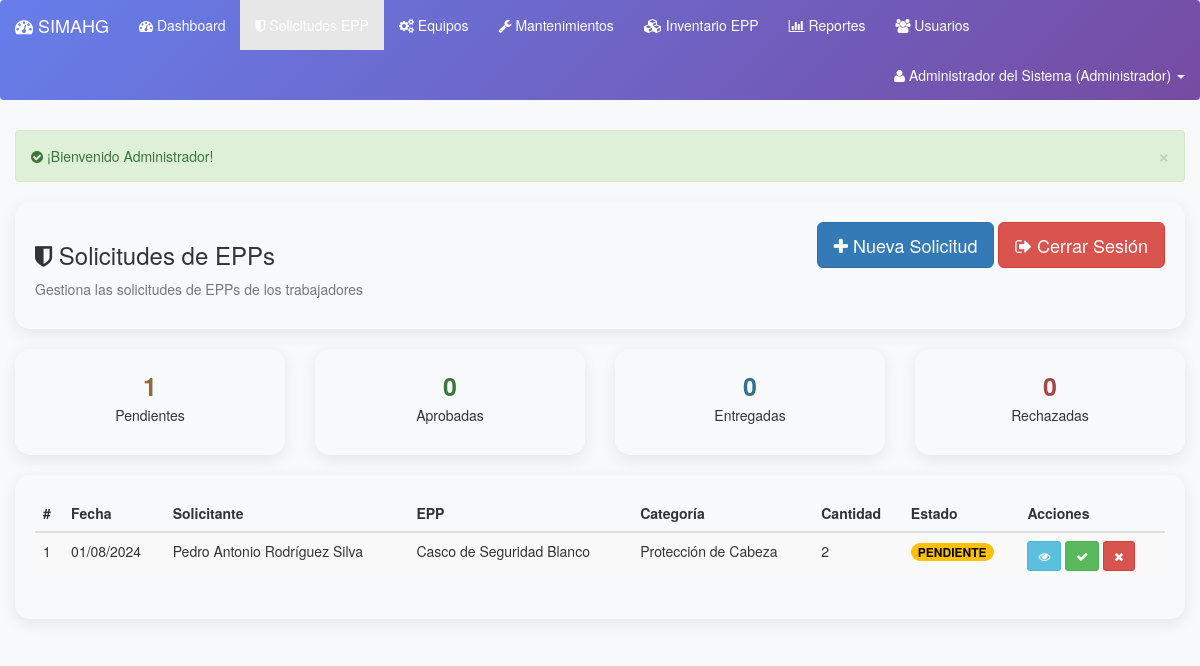
The page /solicitudes_epp.php (signed in) on the database its author committed.
### tables this page shows
CREATE TABLE IF NOT EXISTS `solicitudes_epp` (
  `id` int(11) NOT NULL AUTO_INCREMENT,
  `id_usuario` int(11) NOT NULL COMMENT 'Usuario que solicita el EPP',
  `id_epp` int(11) NOT NULL COMMENT 'EPP solicitado (referencia a epp_items)',
  `cantidad` int(11) NOT NULL,
  `justificacion` text NOT NULL,
  `estado` enum('PENDIENTE','APROBADA','RECHAZADA','ENTREGADA') NOT NULL DEFAULT 'PENDIENTE',
  `id_aprobador` int(11) DEFAULT NULL COMMENT 'Usuario que aprueba/rechaza',
  `fecha_solicitud` timestamp NOT NULL DEFAULT current_timestamp(),
  `fecha_aprobacion` timestamp NULL DEFAULT NULL,
  `fecha_entrega` timestamp NULL DEFAULT NULL,
  `motivo_rechazo` text DEFAULT NULL,
  PRIMARY KEY (`id`),
  KEY `idx_solicitudes_usuario` (`id_usuario`),
  KEY `idx_solicitudes_epp` (`id_epp`),
  KEY `idx_solicitudes_estado` (`estado`),
  CONSTRAINT `fk_solicitudes_usuario` FOREIGN KEY (`id_usuario`) REFERENCES `usuarios` (`id`),
  CONSTRAINT `fk_solicitudes_epp` FOREIGN KEY (`id_epp`) REFERENCES `epp_items` (`id`),
  CONSTRAINT `fk_solicitudes_aprobador` FOREIGN KEY (`id_aprobador`) REFERENCES `usuarios` (`id`)
);

CREATE TABLE `usuarios` (
  `id` int(11) NOT NULL AUTO_INCREMENT,
  `nombre` varchar(100) NOT NULL,
  `apellidos` varchar(150) NOT NULL,
  `email` varchar(150) NOT NULL UNIQUE,
  `usuario` varchar(50) NOT NULL UNIQUE,
  `password` varchar(255) NOT NULL,
  `id_perfil` int(11) NOT NULL,
  `estado` tinyint(1) NOT NULL DEFAULT 1,
  `ultimo_acceso` timestamp NULL DEFAULT NULL,
  `fecha_creacion` timestamp NOT NULL DEFAULT current_timestamp(),
  `fecha_actualizacion` timestamp NOT NULL DEFAULT current_timestamp() ON UPDATE current_timestamp(),
  PRIMARY KEY (`id`),
  FOREIGN KEY (`id_perfil`) REFERENCES `perfiles` (`id`)
);

CREATE TABLE IF NOT EXISTS `epp_items` (
  `id` int(11) NOT NULL AUTO_INCREMENT,
  `codigo` varchar(50) NOT NULL UNIQUE,
  `nombre` varchar(150) NOT NULL,
  `descripcion` text,
  `marca` varchar(100),
  `modelo` varchar(100),
  `talla` varchar(20),
  `color` varchar(50),
  `id_categoria` int(11) NOT NULL,
  `stock_minimo` int(11) DEFAULT 5,
  `stock_actual` int(11) DEFAULT 0,
  `stock_maximo` int(11) DEFAULT 100,
  `costo_unitario` decimal(10,2),
  `proveedor` varchar(150),
  `fecha_vencimiento` date,
  `normas_certificacion` varchar(255),
  `ubicacion_almacen` varchar(100),
  `estado` enum('activo','descontinuado','agotado') NOT NULL DEFAULT 'activo',
  `requiere_entrenamiento` tinyint(1) DEFAULT 0,
  `imagen_url` varchar(255),
  `ficha_tecnica_url` varchar(255),
  `fecha_creacion` timestamp NOT NULL DEFAULT current_timestamp(),
  `fecha_actualizacion` timestamp NOT NULL DEFAULT current_timestamp() ON UPDATE current_timestamp(),
  `creado_por` int(11),
  PRIMARY KEY (`id`),
  FOREIGN KEY (`id_categoria`) REFERENCES `categorias_epp` (`id`),
  FOREIGN KEY (`creado_por`) REFERENCES `usuarios` (`id`)
);

CREATE TABLE IF NOT EXISTS `categorias_epp` (
  `id` int(11) NOT NULL AUTO_INCREMENT,
  `nombre` varchar(100) NOT NULL,
  `descripcion` text,
  `requiere_certificacion` tinyint(1) DEFAULT 0,
  `vida_util_dias` int(11) DEFAULT 365,
  `estado` tinyint(1) NOT NULL DEFAULT 1,
  `fecha_creacion` timestamp NOT NULL DEFAULT current_timestamp(),
  PRIMARY KEY (`id`)
);

### solicitudes_epp.php (the view, shortened to what this page needs)
<?php
require_once 'includes/config_common.php';
$pdo = getDBConnection();
$userId = $_SESSION['user_id'];
$userRole = isset($_SESSION['perfil_nombre']) ? trim($_SESSION['perfil_nombre']) : 'Sin Rol';
if (esOperador()) {
    $stmt = $pdo->prepare("
        SELECT s.*, e.nombre as epp_nombre, e.codigo, c.nombre as categoria,
               u.nombre as solicitante_nombre, u.apellidos as solicitante_apellidos,
               a.nombre as aprobador_nombre
        FROM solicitudes_epp s
        INNER JOIN epp_items e ON s.id_epp = e.id
        LEFT JOIN categorias_epp c ON e.id_categoria = c.id
        INNER JOIN usuarios u ON s.id_usuario = u.id
        LEFT JOIN usuarios a ON s.id_aprobador = a.id
        WHERE s.id_usuario = ?
        ORDER BY s.fecha_solicitud DESC
    ");
    $stmt->execute([$userId]);
} else {
    $stmt = $pdo->query("
        SELECT s.*, e.nombre as epp_nombre, e.codigo, c.nombre as categoria,
               u.nombre as solicitante_nombre, u.apellidos as solicitante_apellidos,
               a.nombre as aprobador_nombre
        FROM solicitudes_epp s
        INNER JOIN epp_items e ON s.id_epp = e.id
        LEFT JOIN categorias_epp c ON e.id_categoria = c.id
        INNER JOIN usuarios u ON s.id_usuario = u.id
        LEFT JOIN usuarios a ON s.id_aprobador = a.id
        ORDER BY s.fecha_solicitud DESC
    ");
}
$solicitudes = $stmt->fetchAll();
?>
<!DOCTYPE html>
<html lang="es">
<head>
    <link href="bower_components/bootstrap/dist/css/bootstrap.min.css" rel="stylesheet">
    <link href="bower_components/font-awesome/css/font-awesome.min.css" rel="stylesheet">
</head>
<body>
<div class="container-fluid">
    <?php if (isset($_SESSION['success'])): ?>
    <div class="alert alert-success alert-dismissible">
        <button type="button" class="close" data-dismiss="alert">&times;</button>
        <i class="fa fa-check-circle"></i> <?php echo $_SESSION['success']; unset($_SESSION['success']); ?>
    </div>
    <?php endif; ?>
    <div class="row">
        <div class="col-md-12">
            <div class="card">
                <div class="card-body" style="padding: 20px;">
                    <div class="row">
                        <div class="col-md-6">
                            <h3><i class="fa fa-shield"></i> Solicitudes de EPPs</h3>
                            <p class="text-muted">
                                <?php if (esOperador()): ?>
                                    Solicita los Equipos de Protección Personal que necesites
                                <?php else: ?>
                                    Gestiona las solicitudes de EPPs de los trabajadores
                                <?php endif; ?>
                            </p>
                        </div>
                        <div class="col-md-6 text-right">
                            <button class="btn btn-primary btn-lg" data-toggle="modal" data-target="#modalNuevaSolicitud">
                                <i class="fa fa-plus"></i> Nueva Solicitud
                            </button>
                            <a href="logout.php" class="btn btn-danger btn-lg">
                                <i class="fa fa-sign-out"></i> Cerrar Sesión
                            </a>
                        </div>
                    </div>
                </div>
            </div>
        </div>
    </div>
    <div class="row">
        <div class="col-md-3">
            <div class="card">
                <div class="stat-card">
                    <div class="stat-number text-warning"><?php echo count(array_filter($solicitudes, fn($s) => $s['estado'] == 'PENDIENTE')); ?></div>
                    <p>Pendientes</p>
                </div>
            </div>
        </div>
        <div class="col-md-3">
            <div class="card">
                <div class="stat-card">
                    <div class="stat-number text-success"><?php echo count(array_filter($solicitudes, fn($s) => $s['estado'] == 'APROBADA')); ?></div>
                    <p>Aprobadas</p>
                </div>
            </div>
        </div>
        <div class="col-md-3">
            <div class="card">
                <div class="stat-card">
                    <div class="stat-number text-info"><?php echo count(array_filter($solicitudes, fn($s) => $s['estado'] == 'ENTREGADA')); ?></div>
                    <p>Entregadas</p>
                </div>
            </div>
        </div>
        <div class="col-md-3">
            <div class="card">
                <div class="stat-card">
                    <div class="stat-number text-danger"><?php echo count(array_filter($solicitudes, fn($s) => $s['estado'] == 'RECHAZADA')); ?></div>
                    <p>Rechazadas</p>
                </div>
            </div>
        </div>
    </div>
    <div class="row">
        <div class="col-md-12">
            <div class="card">
                <div class="card-body" style="padding: 20px;">
                    <div class="table-responsive">
                        <table class="table table-striped table-hover">
                            <thead>
                                <tr>
                                    <th>#</th>
                                    <th>Fecha</th>
                                    <?php if (!esOperador($userRole)): ?>
                                    <th>Solicitante</th>
                                    <?php endif; ?>
                                    <th>EPP</th>
                                    <th>Categoría</th>
                                    <th>Cantidad</th>
                                    <th>Estado</th>
                                    <th>Acciones</th>
                                </tr>
                            </thead>
                            <tbody>
                                <?php foreach ($solicitudes as $solicitud): ?>
                                <tr>
                                    <td><?php echo $solicitud['id']; ?></td>
                                    <td><?php echo formatearFecha($solicitud['fecha_solicitud'], 'd/m/Y'); ?></td>
                                    <?php if (!esOperador($userRole)): ?>
                                    <td><?php echo $solicitud['solicitante_nombre'] . ' ' . $solicitud['solicitante_apellidos']; ?></td>
                                    <?php endif; ?>
                                    <td><?php echo $solicitud['epp_nombre']; ?></td>
                                    <td><?php echo $solicitud['categoria']; ?></td>
                                    <td><?php echo $solicitud['cantidad']; ?></td>
                                    <td>
                                        <?php
                                        $badgeClass = 'badge-' . strtolower($solicitud['estado']);
                                        echo "<span class='badge $badgeClass'>" . $solicitud['estado'] . "</span>";
                                        ?>
                                    </td>
                                    <td>
                                        <button class="btn btn-sm btn-info" onclick='verDetalle(<?php echo json_encode($solicitud); ?>)'>
                                            <i class="fa fa-eye"></i>
                                        </button>
                                        <?php if ($solicitud['estado'] == 'PENDIENTE' && puedeGestionar($userRole)): ?>
                                        <button class="btn btn-sm btn-success" onclick="aprobarSolicitud(<?php echo $solicitud['id']; ?>)">
                                            <i class="fa fa-check"></i>
                                        </button>
                                        <button class="btn btn-sm btn-danger" onclick="rechazarSolicitud(<?php echo $solicitud['id']; ?>)">
                                            <i class="fa fa-times"></i>
                                        </button>
                                        <?php endif; ?>
                                    </td>
                                </tr>
                                <?php endforeach; ?>
                            </tbody>
                        </table>
                    </div>
                </div>
            </div>
        </div>
    </div>
</div>
</body>
</html>

### includes/config_common.php (style rules this page uses)
body { background-color: #f8f9fa; }
.card { border-radius: 15px; box-shadow: 0 5px 15px rgba(0,0,0,0.08); margin-bottom: 20px; }
.stat-card { text-align: center; padding: 20px; }
.stat-number { font-size: 2.5rem; font-weight: bold; }
.badge-pendiente { background-color: #ffc107; color: #000; }

### rows shown on the page
solicitudes_epp: estado "1", estado "0", id "1", fecha_solicitud "01/08/2024", id_usuario.nombre "Pedro Antonio", id_usuario.apellidos "Rodríguez Silva", id_epp.nombre "Casco de Seguridad Blanco", categorias_epp.nombre "Protección de Cabeza", cantidad "2", estado "PENDIENTE"

### other values the page prints
$userName "Administrador del Sistema"
$userRole "Administrador"
$_SESSION['success'] "¡Bienvenido Administrador!"
